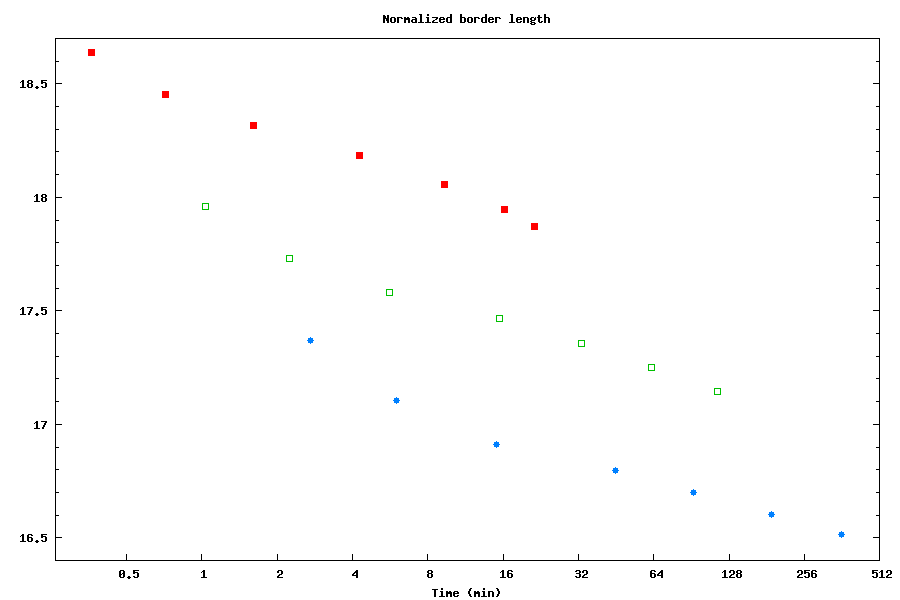

Recreate this plot in gnuplot.
set terminal postscript eps enhanced mono "Times" 18
set output "bl.eps"
set size .67,.8

#set terminal epslatex monochrome 10
#set output "bl.eps"
#set size .66,.93

#set terminal png size 900,600
#set output "bl.png"

# enable minor tics on both axes
set xtics nomirror 2
set ytics mirror
unset mxtics
set mytics

# display grid
# set grid
set key off

set title "Normalized border length" font "Times,20"

set xlabel "Time (min)"
#set ylabel "Normalized border length"

set logscale x 2

plot [0.26:500] [16.4:18.7] \
	"300-nbl.dat" with points pt 4 title "300 x 300", \
	"500-nbl.dat" with points pt 2 title "500 x 500", \
	"800-nbl.dat" with points pt 7 title "800 x 800"